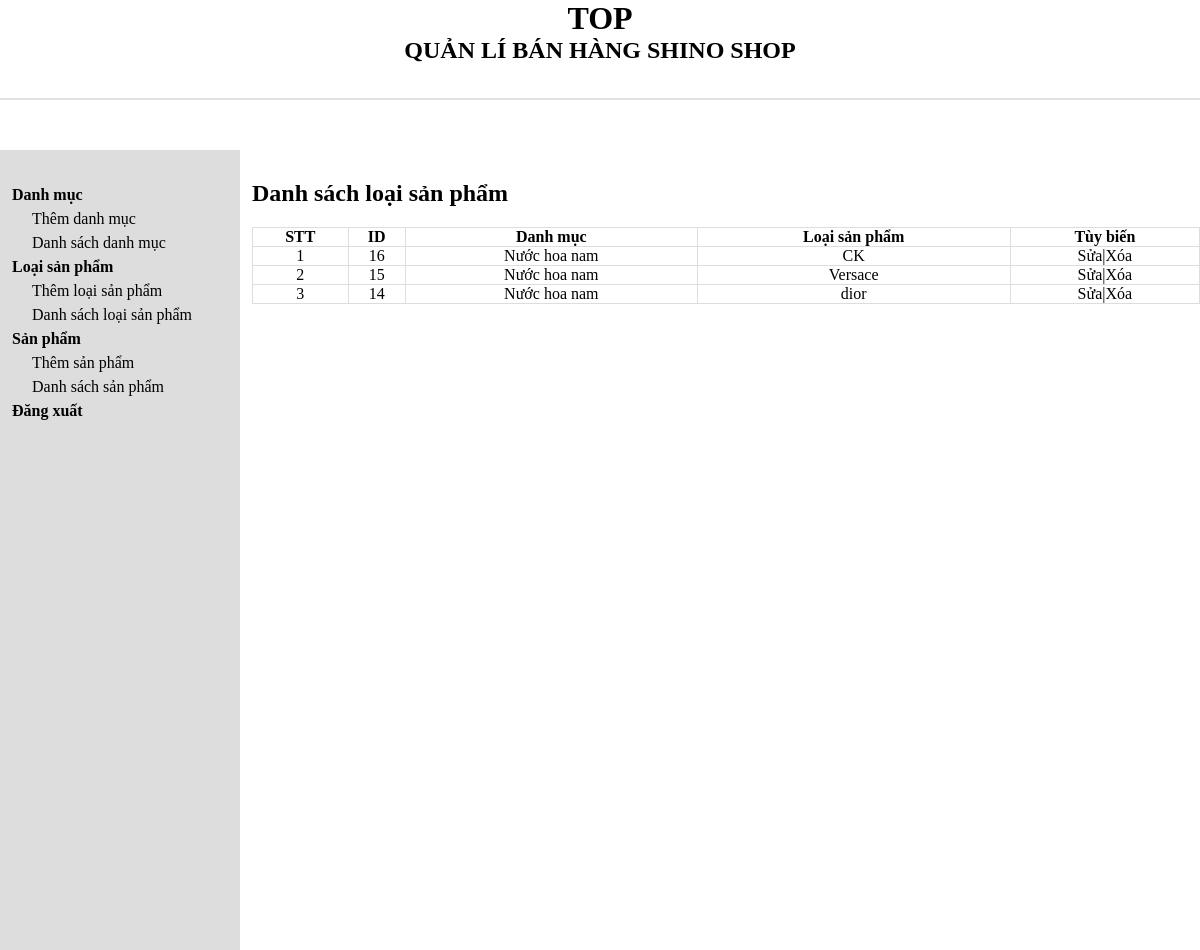
Screenshot of /admin/brand_list.php (signed in) with the database file from the repository.
### tables this page shows
CREATE TABLE `tbl_brand` (
  `brand_id` int(11) UNSIGNED NOT NULL,
  `brand_name` varchar(255) NOT NULL,
  `cartegory_id` int(11) UNSIGNED NOT NULL
);

CREATE TABLE `tbl_cartegory` (
  `cartegory_id` int(11) UNSIGNED NOT NULL,
  `cartegory_name` varchar(255) NOT NULL
);

### lib/database.php (called while the page is built, shortened)
<?php
Class Database{
   public $host   = DB_HOST;
   public $user   = DB_USER;
   public $pass   = DB_PASS;
   public $dbname = DB_NAME;
   public $link;
private function connectDB(){
   $this->link = new mysqli($this->host, $this->user, $this->pass,
    $this->dbname);
 }
public function select($query){
  $result = $this->link->query($query) or
   die($this->link->error.__LINE__);
  if($result->num_rows > 0){
    return $result;
  } else {
    return false;
  }
 }
}

### admin/brand_class.php (called while the page is built, shortened)
<?php
include '../lib/database.php';
?>
<?php
    class brand {
        private $db;
        public function __construct()
        {
            $this -> db = new Database();
        }
        public function show_brand(){
            $query = "SELECT tbl_brand. *, tbl_cartegory.cartegory_name
            FROM tbl_brand INNER JOIN tbl_cartegory ON tbl_brand.cartegory_id = tbl_cartegory.cartegory_id
            ORDER BY tbl_brand.brand_id DESC";
            $result = $this -> db -> select($query);
            return $result;
        }
    }
?>

### admin/brand_list.php (the view)
<?php
    include "brand_class.php";
    include "./inc/header.php";
    include "./inc/slider.php";
?>
<?php
    $brand = new brand;
    $show_brand = $brand -> show_brand();
?>
    <div class="admin-content-right">
    <div class="admin-content-right-cartegory_list">
                <h1>Danh sách loại sản phẩm</h1>
                <table>
                    <tr>
                        <th>STT</th>
                        <th>ID</th>
                        <th>Danh mục</th>
                        <th>Loại sản phẩm</th>
                        <th>Tùy biến</th>
                    </tr>
                    <?php
                     if($show_brand){$i=0;
                        while($result = $show_brand -> fetch_assoc()){$i++;
                    ?>
                    <tr>
                        <td><?php echo $i ?></td>
                        <td><?php echo $result['brand_id'] ?></td>
                        <td><?php echo $result['cartegory_name'] ?></td>
                        <td><?php echo $result['brand_name'] ?></td>
                        <td><a href="brand_edit.php?brand_id=<?php echo $result['brand_id'] ?>">Sửa</a>|<a href="brand_delete.php?brand_id=<?php echo $result['brand_id'] ?>">Xóa</a></td>
                    </tr>
                    <?php
                        }
                    }
                    ?>
                </table>
            </div>
        </div>
    </section>
</body>
</html>

### admin/style.css (style rules this page uses)
* { margin: 0; padding: 0; box-sizing: border-box; color: black; outline: none; }
a { text-decoration: none; }
.admin-content-right { width: 80%; padding: 30px 0 0 12px; }
.admin-content-right-cartegory_list table { width: 100%; text-align: center; margin-top: 20px; }
.admin-content-right-cartegory_list table tr th,td { border: 1px solid #dddddd; }
table { border-collapse: collapse; }

### rows the page displays
tbl_brand: brand_id "16", cartegory.cartegory_name "Nước hoa nam", brand_name "CK"
tbl_brand: brand_id "15", cartegory.cartegory_name "Nước hoa nam", brand_name "Versace"
tbl_brand: brand_id "14", cartegory.cartegory_name "Nước hoa nam", brand_name "dior"
